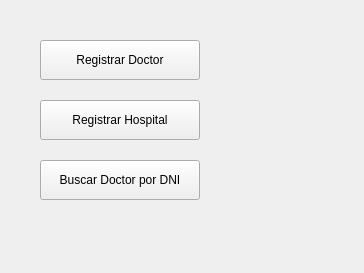
<?xml version="1.0" encoding="UTF-8"?>
<ui version="4.0">
 <class>MainWindow</class>
 <widget class="QMainWindow" name="MainWindow">
  <property name="geometry">
   <rect>
    <x>0</x>
    <y>0</y>
    <width>364</width>
    <height>273</height>
   </rect>
  </property>
  <property name="windowTitle">
   <string>Sistema Hospitalario</string>
  </property>
  <widget class="QWidget" name="centralwidget">
   <widget class="QPushButton" name="btn_doctor">
    <property name="geometry">
     <rect>
      <x>40</x>
      <y>40</y>
      <width>160</width>
      <height>40</height>
     </rect>
    </property>
    <property name="text">
     <string>Registrar Doctor</string>
    </property>
   </widget>
   <widget class="QPushButton" name="btn_hospital">
    <property name="geometry">
     <rect>
      <x>40</x>
      <y>100</y>
      <width>160</width>
      <height>40</height>
     </rect>
    </property>
    <property name="text">
     <string>Registrar Hospital</string>
    </property>
   </widget>
   <widget class="QPushButton" name="btn_search">
    <property name="geometry">
     <rect>
      <x>40</x>
      <y>160</y>
      <width>160</width>
      <height>40</height>
     </rect>
    </property>
    <property name="text">
     <string>Buscar Doctor por DNI</string>
    </property>
   </widget>
  </widget>
 </widget>
 <resources/>
 <connections/>
</ui>
